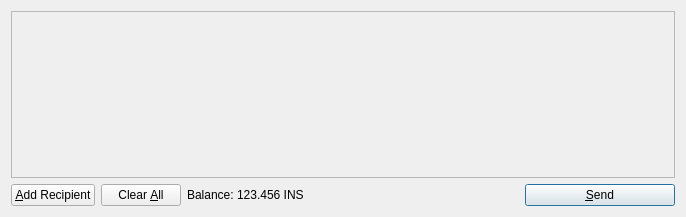
<?xml version="1.0" encoding="UTF-8"?>
<ui version="4.0">
 <class>SendCoinsDialog</class>
 <widget class="QDialog" name="SendCoinsDialog">
  <property name="geometry">
   <rect>
    <x>0</x>
    <y>0</y>
    <width>686</width>
    <height>217</height>
   </rect>
  </property>
  <property name="windowTitle">
   <string>Send Coins</string>
  </property>
  <layout class="QVBoxLayout" name="verticalLayout">
   <item>
    <widget class="QScrollArea" name="scrollArea">
     <property name="widgetResizable">
      <bool>true</bool>
     </property>
     <widget class="QWidget" name="scrollAreaWidgetContents">
      <property name="geometry">
       <rect>
        <x>0</x>
        <y>0</y>
        <width>666</width>
        <height>165</height>
       </rect>
      </property>
      <layout class="QVBoxLayout" name="verticalLayout_2">
       <property name="margin">
        <number>0</number>
       </property>
       <item>
        <layout class="QVBoxLayout" name="entries">
         <property name="spacing">
          <number>6</number>
         </property>
        </layout>
       </item>
       <item>
        <spacer name="verticalSpacer">
         <property name="orientation">
          <enum>Qt::Vertical</enum>
         </property>
         <property name="sizeHint" stdset="0">
          <size>
           <width>20</width>
           <height>40</height>
          </size>
         </property>
        </spacer>
       </item>
      </layout>
     </widget>
    </widget>
   </item>
   <item>
    <layout class="QHBoxLayout" name="horizontalLayout">
     <item>
      <widget class="QPushButton" name="addButton">
       <property name="toolTip">
        <string>Send to multiple recipients at once</string>
       </property>
       <property name="text">
        <string>&amp;Add Recipient</string>
       </property>
       <property name="icon">
        <iconset resource="../bitcoin.qrc">
         <normaloff>:/icons/add</normaloff>:/icons/add</iconset>
       </property>
       <property name="autoDefault">
        <bool>false</bool>
       </property>
      </widget>
     </item>
     <item>
      <widget class="QPushButton" name="clearButton">
       <property name="sizePolicy">
        <sizepolicy hsizetype="Minimum" vsizetype="Fixed">
         <horstretch>0</horstretch>
         <verstretch>0</verstretch>
        </sizepolicy>
       </property>
       <property name="toolTip">
        <string>Remove all transaction fields</string>
       </property>
       <property name="text">
        <string>Clear &amp;All</string>
       </property>
       <property name="icon">
        <iconset resource="../bitcoin.qrc">
         <normaloff>:/icons/remove</normaloff>:/icons/remove</iconset>
       </property>
       <property name="autoRepeatDelay">
        <number>300</number>
       </property>
       <property name="autoDefault">
        <bool>false</bool>
       </property>
      </widget>
     </item>
     <item>
      <layout class="QHBoxLayout" name="horizontalLayout_2">
       <property name="spacing">
        <number>3</number>
       </property>
       <item>
        <widget class="QLabel" name="label">
         <property name="text">
          <string>Balance:</string>
         </property>
        </widget>
       </item>
       <item>
        <widget class="QLabel" name="labelBalance">
         <property name="cursor">
          <cursorShape>IBeamCursor</cursorShape>
         </property>
         <property name="text">
          <string>123.456 INS</string>
         </property>
         <property name="textInteractionFlags">
          <set>Qt::LinksAccessibleByMouse|Qt::TextSelectableByKeyboard|Qt::TextSelectableByMouse</set>
         </property>
        </widget>
       </item>
      </layout>
     </item>
     <item>
      <spacer name="horizontalSpacer">
       <property name="orientation">
        <enum>Qt::Horizontal</enum>
       </property>
       <property name="sizeHint" stdset="0">
        <size>
         <width>40</width>
         <height>20</height>
        </size>
       </property>
      </spacer>
     </item>
     <item>
      <widget class="QPushButton" name="sendButton">
       <property name="minimumSize">
        <size>
         <width>150</width>
         <height>0</height>
        </size>
       </property>
       <property name="toolTip">
        <string>Confirm the send action</string>
       </property>
       <property name="text">
        <string>&amp;Send</string>
       </property>
       <property name="icon">
        <iconset resource="../bitcoin.qrc">
         <normaloff>:/icons/send</normaloff>:/icons/send</iconset>
       </property>
       <property name="default">
        <bool>true</bool>
       </property>
      </widget>
     </item>
    </layout>
   </item>
  </layout>
 </widget>
 <resources>
  <include location="../bitcoin.qrc"/>
 </resources>
 <connections/>
</ui>
